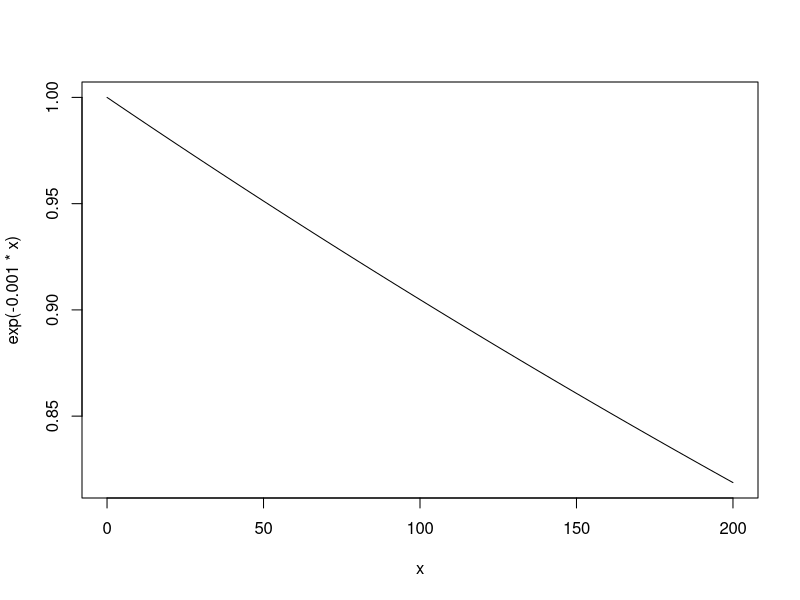
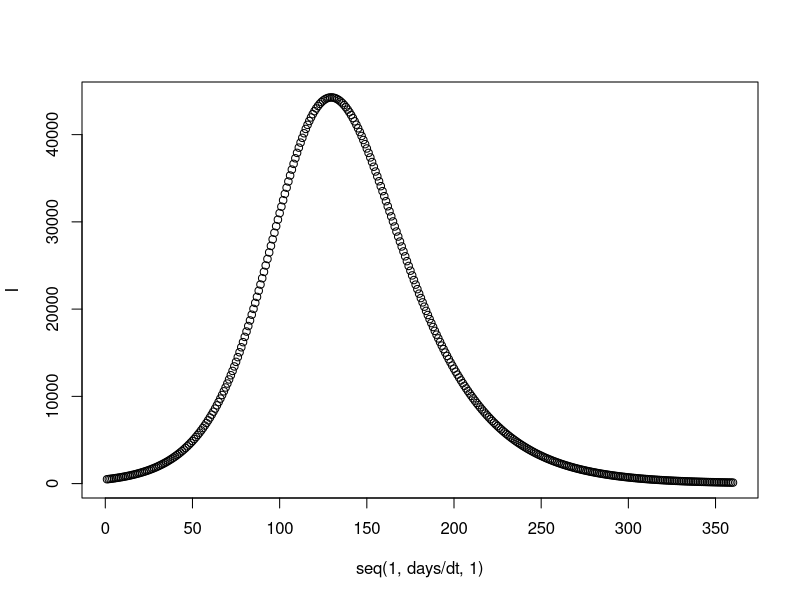
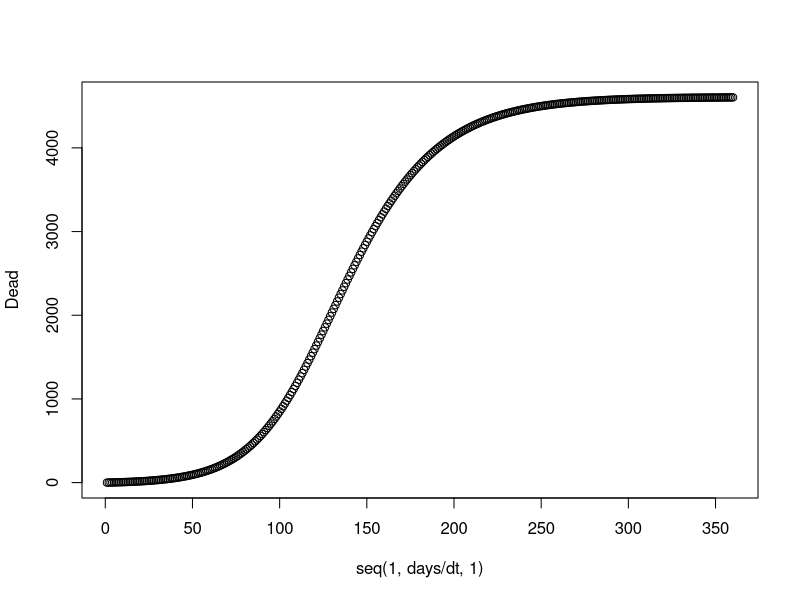
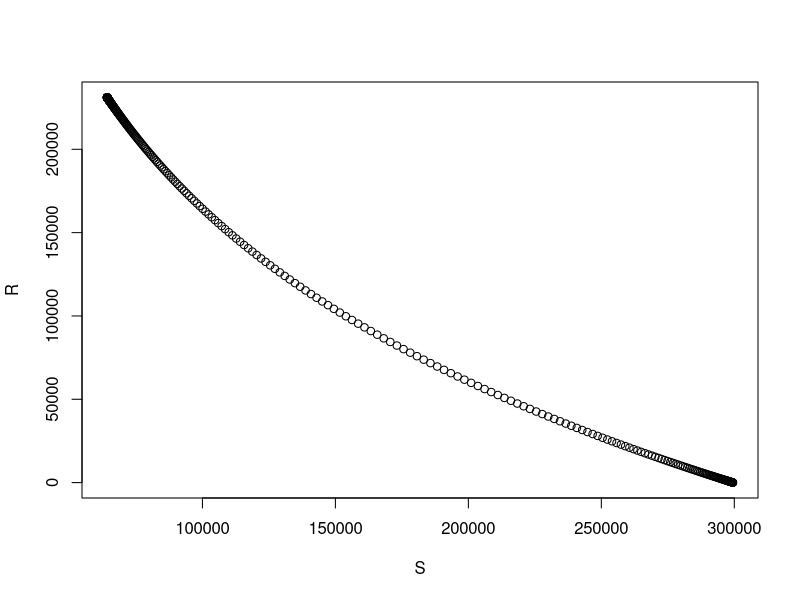
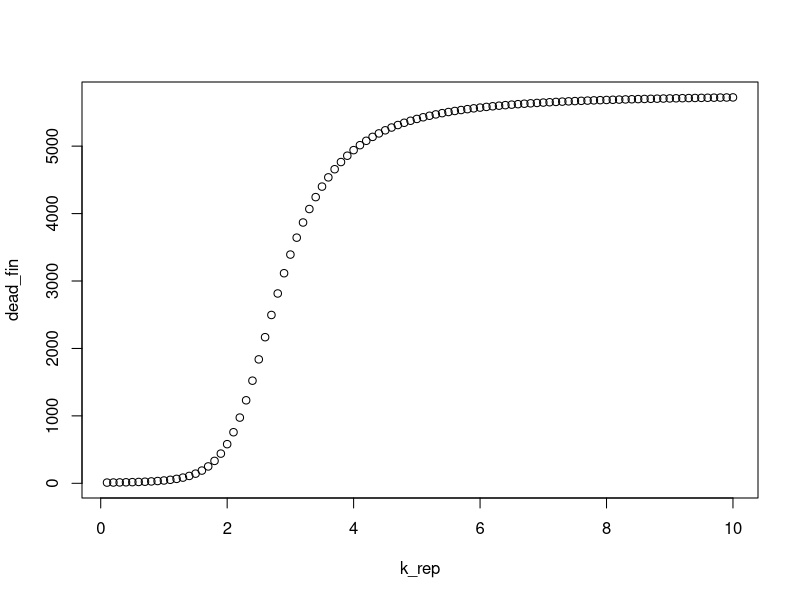
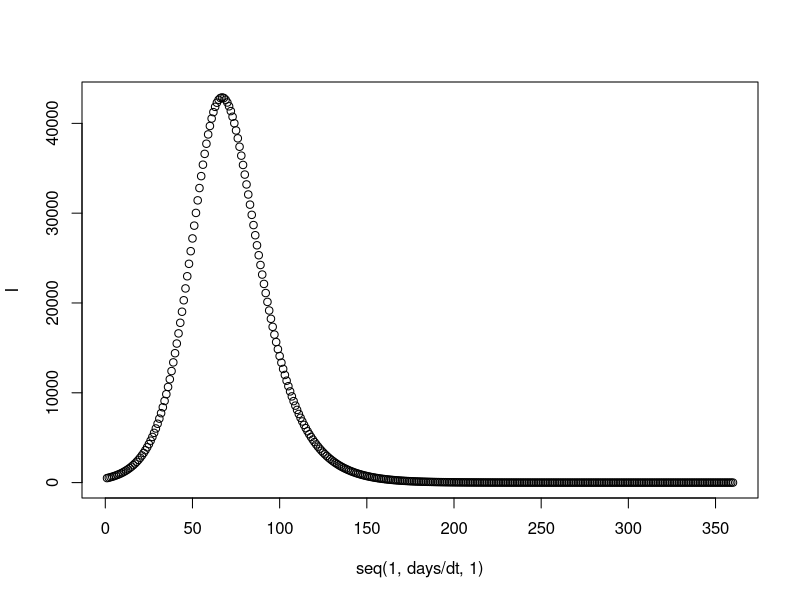
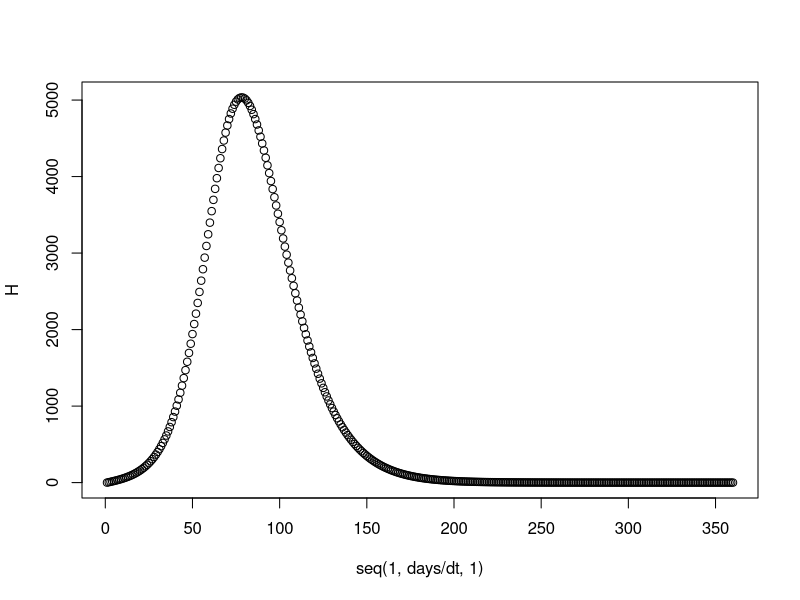
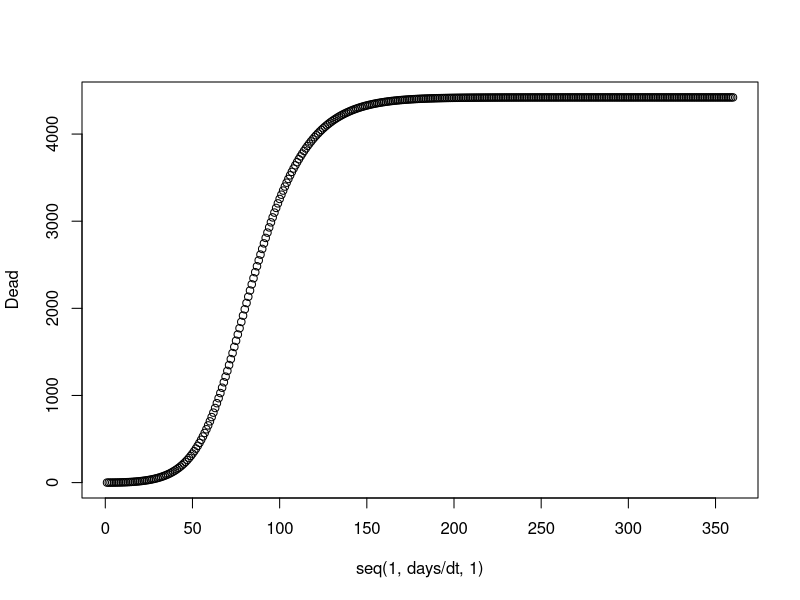

These figures' R source, in order:
log(1-(0.02/20))
curve(exp(-0.001*x),0,200)
log(1-0.98/20)

### Basic SIR simulation 
# R_naught ~ 2 

days <- 360
init_pop <- 3*10^5
init_sick <- 500
k <- 5
p <- 0.02

alpha <- (k*p)/init_pop
CFR <- 0.02
sickDay <- 20 

c <- log(1-(CFR/sickDay))
v <- log(1-((1-CFR)/sickDay))

dt <- 1 

R_o <- -k*p/(c+v)


S <- rep(0,days/dt)
I <- rep(0,days/dt)
R <- rep(0,days/dt)
Dead <- rep(0,days/dt)
H <- rep(0,days/dt)

S[1] <- init_pop - init_sick
I[1] <- init_sick 
R[1] <- 0
Dead[1] <- 0 
H[1] <- 0 

for(i in 2:(days/dt)){
  S[i] <- S[i-1] - (alpha*I[i-1]*S[i-1])*dt
  I[i] <- I[i-1] + ((alpha*I[i-1]*S[i-1]) + (c+v)*I[i-1])*dt
  R[i] <- R[i-1] - (v*I[i-1])*dt
  Dead[i] <- Dead[i-1] - (c*I[i-1])*dt
 
}

plot(seq(1,days/dt,1),I)
I[1:10]
plot(seq(1,days/dt,1),Dead)
Dead[1:10]
plot(S,R)

####### Sensitivity analyses on isolation 
k_rep <- seq(0.1,10,0.1)
dead_fin <- rep(0,length(k_rep))

for(l in 1:length(k_rep)){
  
days <- 90 
init_pop <- 3*10^5
init_sick <- 500
k <- k_rep[l]
p <- 0.05

alpha <- (k*p)/init_pop
CFR <- 0.02
sickDay <- 20 

c <- log(1-(CFR/sickDay))
v <- log(1-((1-CFR)/sickDay))

dt <- 1 

S <- rep(0,days/dt)
I <- rep(0,days/dt)
R <- rep(0,days/dt)
Dead <- rep(0,days/dt)

S[1] <- init_pop - init_sick
I[1] <- init_sick 
R[1] <- 0
Dead[1] <- 0 

for(i in 2:(days/dt)){
  S[i] <- S[i-1] - (alpha*I[i-1]*S[i-1])*dt
  I[i] <- I[i-1] + ((alpha*I[i-1]*S[i-1]) + (c+v)*I[i-1])*dt
  R[i] <- R[i-1] - (v*I[i-1])*dt
  Dead[i] <- Dead[i-1] - (c*I[i-1])*dt
}

dead_fin[l] <- Dead[days/dt]
print(dead_fin[(days/dt)-10:(days/dt)])
}

plot(k_rep,dead_fin)




#### Adding a hospitalization intermediate 

days <- 360
init_pop <- 3*10^5
init_sick <- 500
k <- 5
p <- 0.04

alpha <- (k*p)/init_pop
hr <- 0.1 # Hospitalization as % of patients
CFR <- hr*0.2 # Overall CFR as product of % of hospitalized patients 
incubate <- 10 # Length of incubation before hospitalization 
stay <- 14 # Length of time from hospitalization to death 
sickDay <- 14 # average time to recovery/resistant status for non_hostpializaed

h <- -log(1-(hr/incubate)) # rate of hospitalization 
c <- -log(1-(0.2/stay)) # Mortality of hospitalized 
v_h <- -log(1-(0.8/stay)) # Recovery rate from hospitalized to well 
v_nh <- -log(1-((1-hr)/incubate)) # Recovery rate for non-hospitalized 

dt <- 1 

# R_o <- -k*p/(c+v)

S <- rep(0,days/dt)
I <- rep(0,days/dt)
H <- rep(0,days/dt)
R <- rep(0,days/dt)

Dead <- rep(0,days/dt)

S[1] <- init_pop - init_sick
I[1] <- init_sick 
R[1] <- 0
Dead[1] <- 0 
H[1] <- 0 

for(i in 2:(days/dt)){
  S[i] <- S[i-1] - (alpha*I[i-1]*S[i-1])*dt
  I[i] <- I[i-1] + ((alpha*I[i-1]*S[i-1]) - (v_nh+h)*I[i-1])*dt
  H[i] <- H[i-1] + (h*I[i-1] - (c+v_h)*H[i-1])*dt 
  R[i] <- R[i-1] + (v_nh*I[i-1] + v_h*H[i-1])*dt
  Dead[i] <- Dead[i-1] + (c*H[i-1])*dt
}

plot(seq(1,days/dt,1),I)
plot(seq(1,days/dt,1),H)


I[1:10]
plot(seq(1,days/dt,1),Dead)
Dead[1:10]
plot(S,R)
